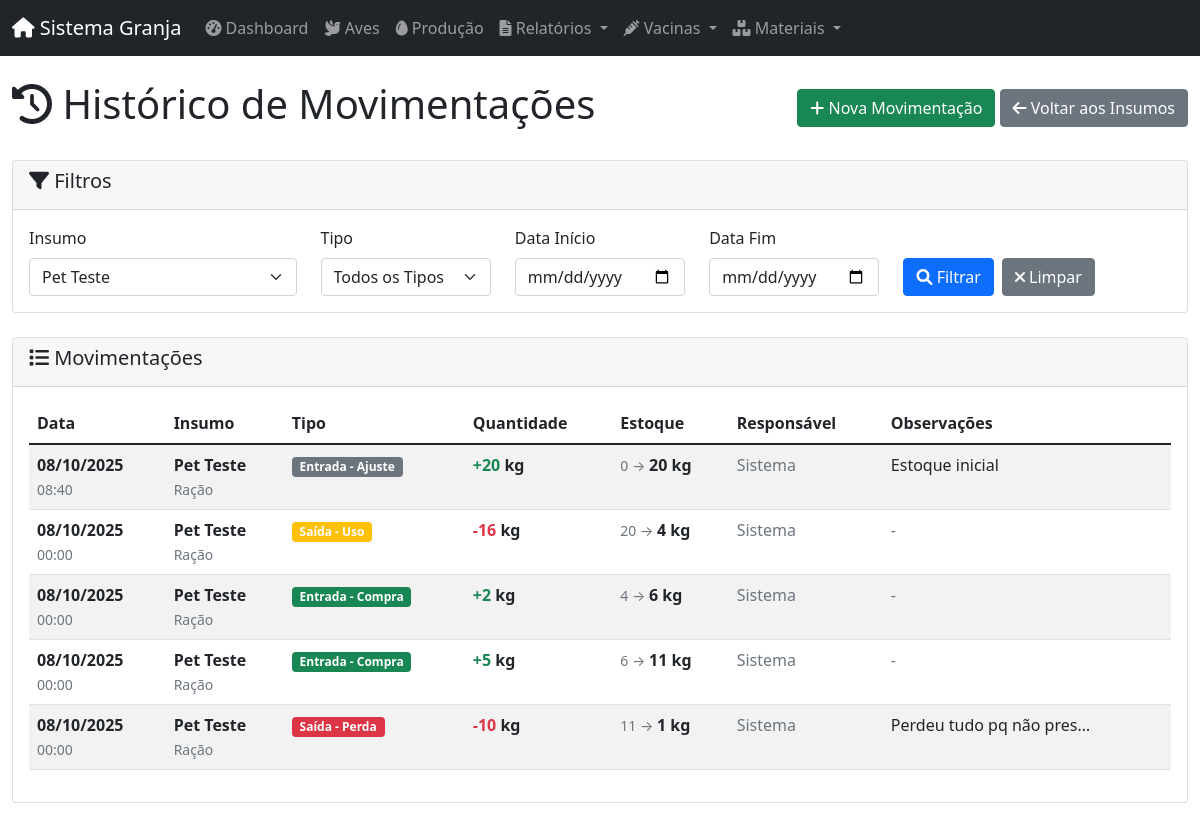
Page /insumos/movimentacoes?insumo_id=3 on the committed database.
### app/models/database.py (models this page shows)
class BaseModel(Model):
    class Meta:
        database = db

class MovimentacaoInsumo(BaseModel):
    id_movimentacao = AutoField()
    insumo = ForeignKeyField(InsumoNovo, backref='movimentacoes')
    tipo = CharField(max_length=50, choices=[(t.value, t.value) for t in TipoMovimentacao])
    quantidade = DecimalField(max_digits=10, decimal_places=2)
    data_movimentacao = DateTimeField(default=datetime.datetime.now)
    observacoes = TextField(null=True)
    usuarios = ForeignKeyField(Usuarios, backref='movimentacoes_insumo')
    estoque_anterior = DecimalField(max_digits=10, decimal_places=2)
    estoque_posterior = DecimalField(max_digits=10, decimal_places=2)
    class Meta:
        table_name = 'movimentacoes_insumo'

class InsumoNovo(BaseModel):
    id_insumo = AutoField()
    nome = CharField(max_length=100)
    categoria = CharField(max_length=50, choices=[(c.value, c.value) for c in CategoriaInsumo])
    unidade = CharField(max_length=10, choices=[(u.value, u.value) for u in UnidadeMedida])
    quantidade_atual = DecimalField(max_digits=10, decimal_places=2, default=0)
    quantidade_minima = DecimalField(max_digits=10, decimal_places=2, default=0)
    data_validade = DateField(null=True)
    observacoes = TextField(null=True)
    ativo = BooleanField(default=True)
    data_criacao = DateTimeField(default=datetime.datetime.now)
    usuario_criacao = ForeignKeyField(Usuarios, backref='insumos_criados', null=True)
    class Meta:
        table_name = 'insumos_novo'

### app/routes/insumo_routes.py (the view)
@insumo_web.route('/listar_movimentacoes', methods=['GET'])
@insumo_web.route('/movimentacoes', methods=['GET'])
def listar_movimentacoes():
    insumo_id = request.args.get('insumo_id', type=int)
    tipo = request.args.get('tipo')
    data_inicio = request.args.get('data_inicio')
    data_fim = request.args.get('data_fim')
    if data_inicio:
        data_inicio = datetime.strptime(data_inicio, '%Y-%m-%d').date()
    if data_fim:
        data_fim = datetime.strptime(data_fim, '%Y-%m-%d').date()
    movimentacoes = MovimentacaoInsumoController.listar_movimentacoes(
        insumo_id=insumo_id,
        tipo=tipo,
        data_inicio=data_inicio,
        data_fim=data_fim
    )
    insumos = InsumoController.listar_todos(ativo=True)
    return render_template('insumo/movimentacoes.html',
                         movimentacoes=movimentacoes,
                         insumos=insumos,
                         tipos=TipoMovimentacao,
                         filtros={
                             'insumo_id': insumo_id,
                             'tipo': tipo,
                             'data_inicio': data_inicio,
                             'data_fim': data_fim
                         })

### app/controllers/insumo_controller.py (called while the page is built)
    @staticmethod
    def listar_todos(categoria: str = None, abaixo_minimo: bool = False,
                    vencimento_dias: int = None, ativo: bool = True) -> List[InsumoNovo]:
        query = InsumoNovo.select().where(InsumoNovo.ativo == ativo)
        if categoria:
            query = query.where(InsumoNovo.categoria == categoria)
        if abaixo_minimo:
            query = query.where(InsumoNovo.quantidade_atual < InsumoNovo.quantidade_minima)
        if vencimento_dias:
            data_limite = date.today() + timedelta(days=vencimento_dias)
            query = query.where(
                (InsumoNovo.data_validade.is_null(False)) &
                (InsumoNovo.data_validade <= data_limite)
            )
        return list(query.order_by(InsumoNovo.nome))

    @staticmethod
    def listar_movimentacoes(insumo_id: int = None, tipo: str = None,
                           data_inicio: date = None, data_fim: date = None,
                           usuario_id: int = None) -> List[MovimentacaoInsumo]:
        query = MovimentacaoInsumo.select().join(InsumoNovo)
        if insumo_id:
            query = query.where(MovimentacaoInsumo.insumo == insumo_id)
        if tipo:
            query = query.where(MovimentacaoInsumo.tipo == tipo)
        if data_inicio:
            query = query.where(MovimentacaoInsumo.data_movimentacao >= data_inicio)
        if data_fim:
            query = query.where(MovimentacaoInsumo.data_movimentacao <= data_fim)
        if usuario_id:
            query = query.where(MovimentacaoInsumo.usuarios == usuario_id)
        return list(query.order_by(MovimentacaoInsumo.data_movimentacao.desc()))

### app/templates/insumo/movimentacoes.html (shortened to what this page needs)
{% extends "layouts/admin.html" %}
{% block content %}
<div class="container-fluid">
    <div class="d-flex justify-content-between align-items-center mb-4">
        <h1><i class="fas fa-history"></i> Histórico de Movimentações</h1>
        <div>
            <a href="{{ url_for('insumo_web.nova_movimentacao') }}" class="btn btn-success">
                <i class="fas fa-plus"></i> Nova Movimentação
            </a>
            <a href="{{ url_for('insumo_web.listar') }}" class="btn btn-secondary">
                <i class="fas fa-arrow-left"></i> Voltar aos Insumos
            </a>
        </div>
    </div>
    <div class="card mb-4">
        <div class="card-header">
            <h5><i class="fas fa-filter"></i> Filtros</h5>
        </div>
        <div class="card-body">
            <form method="get">
                <div class="row">
                    <div class="col-md-3">
                        <label class="form-label">Insumo</label>
                        <select name="insumo_id" class="form-select">
                            {% for insumo in insumos %}
                                <option value="{{ insumo.id_insumo }}"
                                    {% if filtros.insumo_id == insumo.id_insumo %}selected{% endif %}>
                                    {{ insumo.nome }}
                                </option>
                            {% endfor %}
                        </select>
                    </div>
                    <div class="col-md-2">
                        <label class="form-label">Tipo</label>
                        <select name="tipo" class="form-select">
                            <option value="">Todos os Tipos</option>
                        </select>
                    </div>
                    <div class="col-md-2">
                        <label class="form-label">Data Início</label>
                        <input type="date" name="data_inicio" class="form-control"
                               value="{% if filtros.data_inicio %}{{ filtros.data_inicio.strftime('%Y-%m-%d') }}{% endif %}">
                    </div>
                    <div class="col-md-2">
                        <label class="form-label">Data Fim</label>
                        <input type="date" name="data_fim" class="form-control"
                               value="{% if filtros.data_fim %}{{ filtros.data_fim.strftime('%Y-%m-%d') }}{% endif %}">
                    </div>
                    <div class="col-md-3">
                        <label class="form-label">&nbsp;</label>
                        <div class="d-flex gap-2">
                            <button type="submit" class="btn btn-primary">
                                <i class="fas fa-search"></i> Filtrar
                            </button>
                            <a href="{{ url_for('insumo_web.listar_movimentacoes') }}" class="btn btn-secondary">
                                <i class="fas fa-times"></i> Limpar
                            </a>
                        </div>
                    </div>
                </div>
            </form>
        </div>
    </div>
    <div class="card">
        <div class="card-header">
            <h5><i class="fas fa-list"></i> Movimentações</h5>
        </div>
        <div class="card-body">
            {% if movimentacoes %}
                <div class="table-responsive">
                    <table class="table table-striped table-hover">
                        <thead>
                            <tr>
                                <th>Data</th>
                                <th>Insumo</th>
                                <th>Tipo</th>
                                <th>Quantidade</th>
                                <th>Estoque</th>
                                <th>Responsável</th>
                                <th>Observações</th>
                            </tr>
                        </thead>
                        <tbody>
                            {% for mov in movimentacoes %}
                                <tr>
                                    <td>
                                        <strong>{{ mov.data_movimentacao.strftime("%d/%m/%Y") }}</strong><br>
                                        <small class="text-muted">{{ mov.data_movimentacao.strftime("%H:%M") }}</small>
                                    </td>
                                    <td>
                                        <strong>{{ mov.insumo.nome }}</strong><br>
                                        <small class="text-muted">{{ mov.insumo.categoria }}</small>
                                    </td>
                                    <td>
                                        {% set tipo_class = {
                                            'Entrada - Compra': 'success',
                                            'Entrada - Doação': 'info',
                                            'Saída - Uso': 'warning',
                                            'Saída - Perda': 'danger',
                                            'Ajuste': 'primary'
                                        } %}
                                        <span class="badge bg-{{ tipo_class.get(mov.tipo, 'secondary') }}">
                                            {{ mov.tipo }}
                                        </span>
                                    </td>
                                    <td>
                                        <strong>
                                            {% if mov.tipo.startswith('Entrada') or mov.tipo == 'Ajuste' %}
                                                <span class="text-success">+{{ mov.quantidade }}</span>
                                            {% else %}
                                                <span class="text-danger">-{{ mov.quantidade }}</span>
                                            {% endif %}
                                            {{ mov.insumo.unidade }}
                                        </strong>
                                    </td>
                                    <td>
                                        <small class="text-muted">{{ mov.estoque_anterior }} → </small>
                                        <strong>{{ mov.estoque_posterior }} {{ mov.insumo.unidade }}</strong>
                                    </td>
                                    <td>
                                        {% if mov.usuario %}
                                            {{ mov.usuario.nome }}
                                        {% else %}
                                            <span class="text-muted">Sistema</span>
                                        {% endif %}
                                    </td>
                                    <td>
                                        {% if mov.observacoes %}
                                            <span data-bs-toggle="tooltip"
                                                  title="{{ mov.observacoes }}"
                                                  class="text-truncate d-inline-block"
                                                  style="max-width: 200px;">
                                                {{ mov.observacoes }}
                                            </span>
                                        {% else %}
                                            <span class="text-muted">-</span>
                                        {% endif %}
                                    </td>
                                </tr>
                            {% endfor %}
                        </tbody>
                    </table>
                </div>
            {% endif %}
        </div>
    </div>
</div>
{% endblock %}

### rows in the picture
MovimentacaoInsumo: data_movimentacao "08/10/2025", data_movimentacao "08:40", insumo.nome "Pet Teste", insumo.categoria "Ração", tipo "Entrada - Ajuste", quantidade "20", insumo.unidade "kg", estoque_anterior "0", estoque_posterior "20", observacoes "Estoque inicial"
MovimentacaoInsumo: data_movimentacao "08/10/2025", data_movimentacao "00:00", insumo.nome "Pet Teste", insumo.categoria "Ração", tipo "Saída - Uso", quantidade "16", insumo.unidade "kg", estoque_anterior "20", estoque_posterior "4"
MovimentacaoInsumo: data_movimentacao "08/10/2025", data_movimentacao "00:00", insumo.nome "Pet Teste", insumo.categoria "Ração", tipo "Entrada - Compra", quantidade "2", insumo.unidade "kg", estoque_anterior "4", estoque_posterior "6"
MovimentacaoInsumo: data_movimentacao "08/10/2025", data_movimentacao "00:00", insumo.nome "Pet Teste", insumo.categoria "Ração", tipo "Entrada - Compra", quantidade "5", insumo.unidade "kg", estoque_anterior "6", estoque_posterior "11"
MovimentacaoInsumo: data_movimentacao "08/10/2025", data_movimentacao "00:00", insumo.nome "Pet Teste", insumo.categoria "Ração", tipo "Saída - Perda", quantidade "10", insumo.unidade "kg", estoque_anterior "11", estoque_posterior "1", observacoes "Perdeu tudo pq não pres…"

### other values in the picture
form field insumo_id "Pet Teste"
